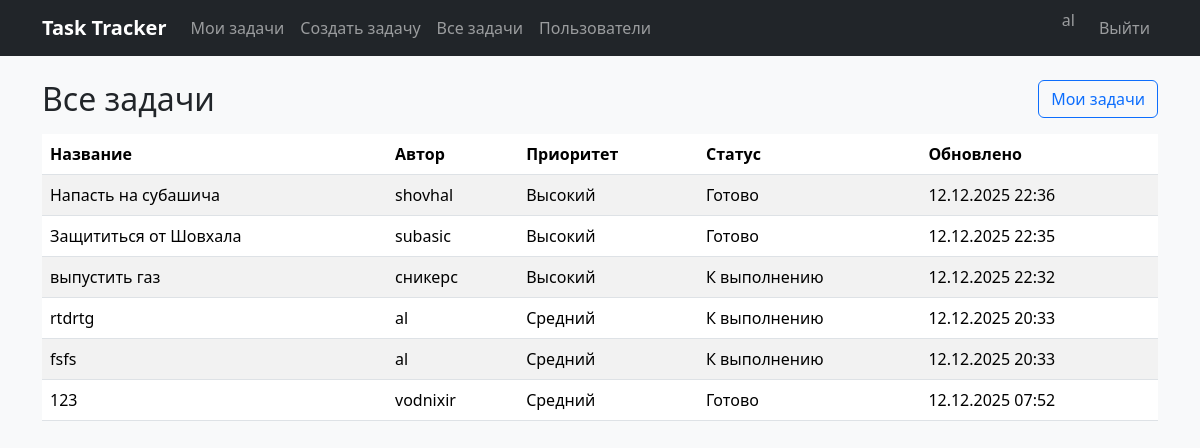
/tasks/ (signed in), run on the app's committed database.
### tracker/models.py (models this page shows, shortened)
class CustomUser(AbstractUser):
    username = None
    email = models.EmailField(unique=True)
    full_name = models.CharField(max_length=150)
    USERNAME_FIELD = "email"
    REQUIRED_FIELDS = ["full_name"]
    objects = CustomUserManager()

class Task(models.Model):
    PRIORITY_CHOICES = [
        ("low", "Низкий"),
        ("medium", "Средний"),
        ("high", "Высокий"),
    ]
    STATUS_CHOICES = [
        ("todo", "К выполнению"),
        ("in_progress", "В работе"),
        ("done", "Готово"),
    ]
    title = models.CharField(max_length=200)
    description = models.TextField(blank=True)
    priority = models.CharField(
        max_length=10,
        choices=PRIORITY_CHOICES,
        default="medium",
    )
    status = models.CharField(
        max_length=20,
        choices=STATUS_CHOICES,
        default="todo",
    )
    owner = models.ForeignKey(
        CustomUser,
        on_delete=models.CASCADE,
        related_name="tasks",
    )
    created_at = models.DateTimeField(auto_now_add=True)
    updated_at = models.DateTimeField(auto_now=True)
    class Meta:
        ordering = ["-updated_at"]

### tracker/views.py (the view)
# urls.py: path("tasks/", tasks_list, name="tasks_list"),
@login_required
def tasks_list(request: HttpRequest) -> HttpResponse:
    tasks = task_controller.list_all()
    return render(request, "tracker/tasks_list.html", {"tasks": tasks})

### tracker/controllers/task_controller.py (called while the page is built)
def list_all() -> QuerySet[Task]:
    return Task.objects.select_related("owner")

### templates/tracker/tasks_list.html (shortened to what this page needs)
{% extends "base.html" %}
{% block content %}
<div class="d-flex justify-content-between align-items-center mb-3">
    <h2 class="mb-0">Все задачи</h2>
    <a class="btn btn-outline-primary" href="{% url 'dashboard' %}">Мои задачи</a>
</div>
<div class="table-responsive">
    <table class="table table-striped align-middle">
        <thead>
            <tr>
                <th>Название</th>
                <th>Автор</th>
                <th>Приоритет</th>
                <th>Статус</th>
                <th>Обновлено</th>
            </tr>
        </thead>
        <tbody>
            {% for task in tasks %}
            <tr>
                <td>{{ task.title }}</td>
                <td>{{ task.owner.full_name }}</td>
                <td>{{ task.get_priority_display }}</td>
                <td>{{ task.get_status_display }}</td>
                <td>{{ task.updated_at|date:"d.m.Y H:i" }}</td>
            </tr>
            {% empty %}
            <tr><td colspan="5" class="text-center text-muted">Задач пока нет</td></tr>
            {% endfor %}
        </tbody>
    </table>
</div>
{% endblock %}

### templates/base.html (shortened to what this page needs)
{% load static %}
<!doctype html>
<html lang="ru">
<head>
    <link href="https://cdn.jsdelivr.net/npm/bootstrap@5.3.3/dist/css/bootstrap.min.css" rel="stylesheet">
    <link rel="stylesheet" href="{% static 'tracker/css/styles.css' %}">
</head>
<body class="bg-light">
<nav class="navbar navbar-expand-lg navbar-dark bg-dark mb-4">
    <div class="container">
        <a class="navbar-brand fw-semibold" href="{% url 'dashboard' %}">Task Tracker</a>
        <div class="collapse navbar-collapse" id="navbarNav">
            <ul class="navbar-nav me-auto">
                {% if user.is_authenticated %}
                <li class="nav-item"><a class="nav-link" href="{% url 'dashboard' %}">Мои задачи</a></li>
                <li class="nav-item"><a class="nav-link" href="{% url 'task_create' %}">Создать задачу</a></li>
                <li class="nav-item"><a class="nav-link" href="{% url 'tasks_list' %}">Все задачи</a></li>
                <li class="nav-item"><a class="nav-link" href="{% url 'users_list' %}">Пользователи</a></li>
                {% endif %}
            </ul>
            <ul class="navbar-nav ms-auto">
                {% if user.is_authenticated %}
                <li class="nav-item"><span class="navbar-text me-3">{{ user.full_name }}</span></li>
                <li class="nav-item"><a class="nav-link" href="{% url 'logout' %}">Выйти</a></li>
                {% else %}
                <li class="nav-item"><a class="nav-link" href="{% url 'login' %}">Вход</a></li>
                <li class="nav-item"><a class="nav-link" href="{% url 'register' %}">Регистрация</a></li>
                {% endif %}
            </ul>
        </div>
    </div>
</nav>
<div class="container pb-4">
    {% block content %}{% endblock %}
</div>
</body>
</html>

### static/tracker/css/styles.css (style rules this page uses)
body { min-height: 100vh; }

### data on the page
CustomUser: full_name "al"
Task: title "Напасть на субашича", owner.full_name "shovhal", priority "Высокий", status "Готово", updated_at "12.12.2025 22:36"
Task: title "Защититься от Шовхала", owner.full_name "subasic", priority "Высокий", status "Готово", updated_at "12.12.2025 22:35"
Task: title "выпустить газ", owner.full_name "сникерс", priority "Высокий", status "К выполнению", updated_at "12.12.2025 22:32"
Task: title "rtdrtg", owner.full_name "al", priority "Средний", status "К выполнению", updated_at "12.12.2025 20:33"
Task: title "fsfs", owner.full_name "al", priority "Средний", status "К выполнению", updated_at "12.12.2025 20:33"
Task: title "123", owner.full_name "vodnixir", priority "Средний", status "Готово", updated_at "12.12.2025 07:52"
